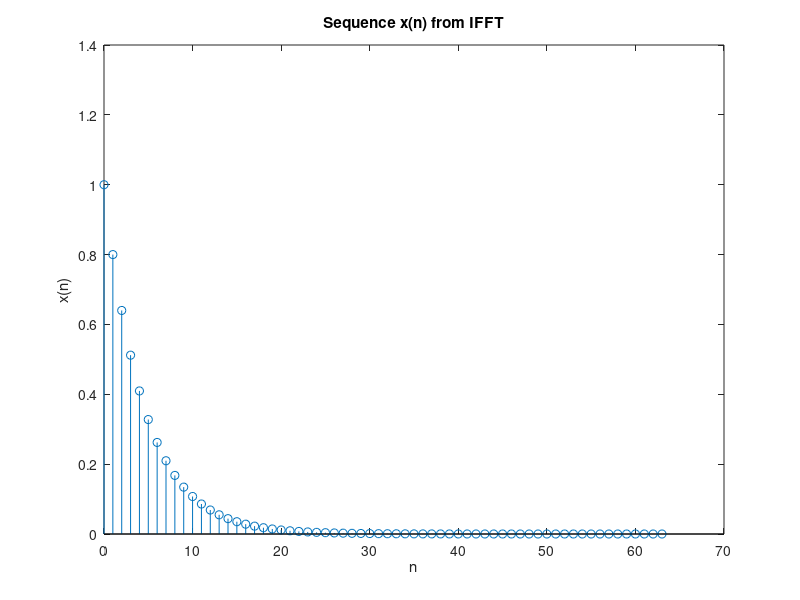

This chart was generated by the following MATLAB code:
N = 64; % 序列的点数
k = 0:N-1; % 点的索引

% 计算序列X(k)在单位圆上的64点
X_k = 1 ./ (1 - 0.8 .* exp(-1j * 2 * pi * k / N));

% 计算x(n)通过使用IFFT
x_n = ifft(X_k);

% 因为原始序列是实数，取实部
x_n = real(x_n);

% 显示序列
disp(x_n);

% 可视化序列
stem(0:N-1, x_n);
xlabel('n');
ylabel('x(n)');
title('Sequence x(n) from IFFT');
